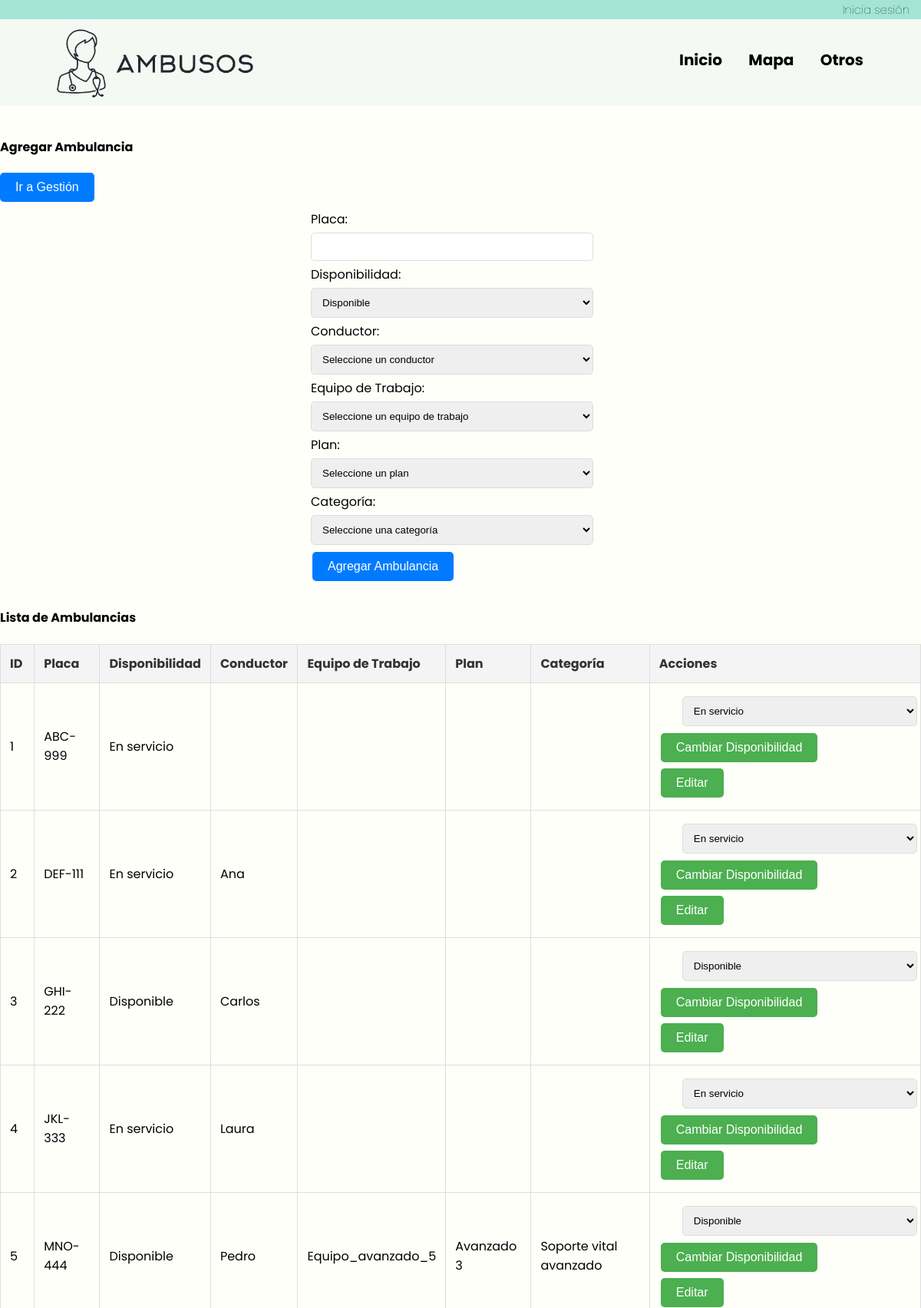
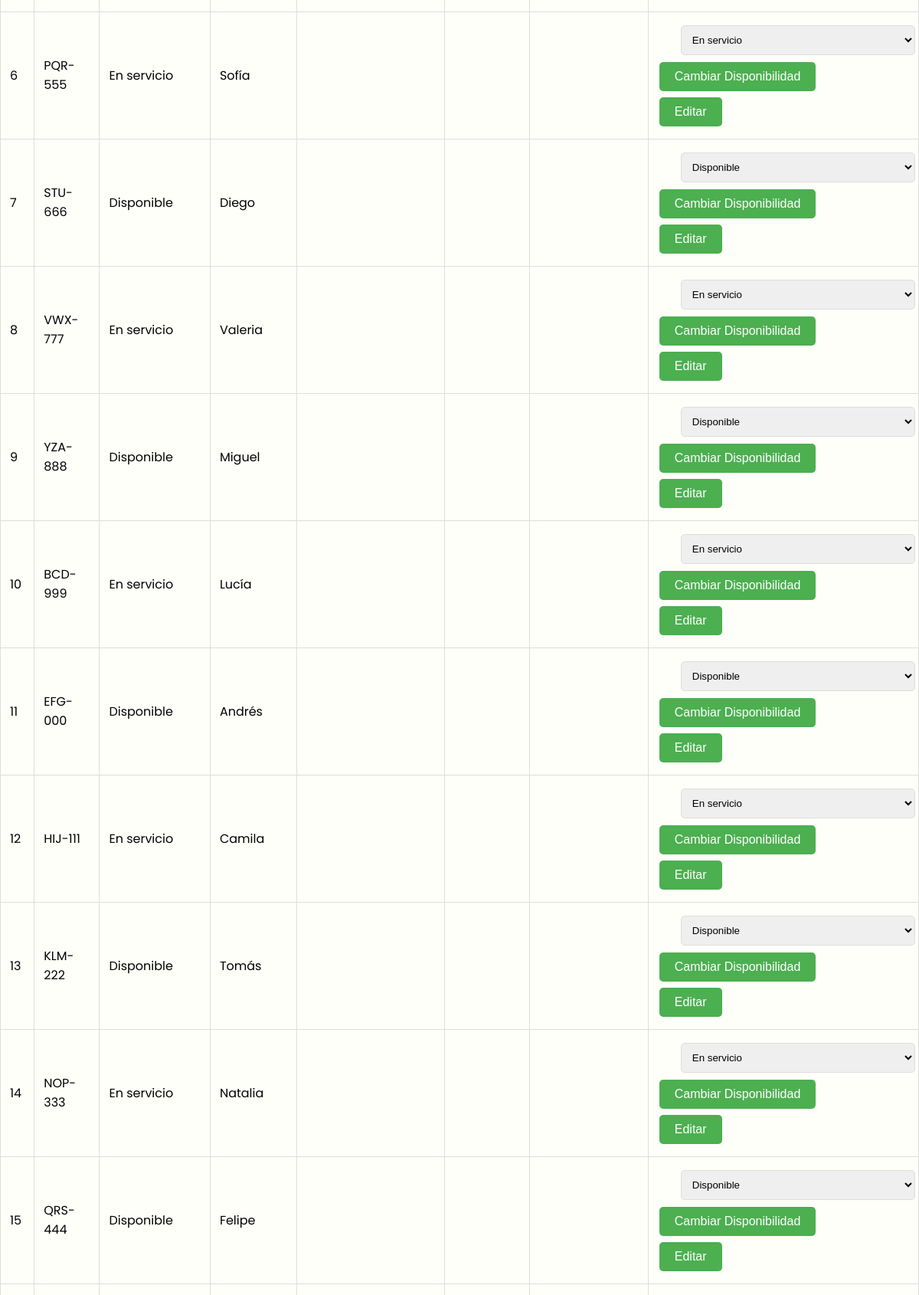
Screenshot of /ambusosV3/php/vista/ambulancia_vista.php (upper part) with the database file from the repository (2 pictures, top to bottom).
### tables this page shows
CREATE TABLE `ambulancias` (
  `id` int(11) NOT NULL,
  `placa` varchar(10) NOT NULL,
  `disponibilidad` enum('Disponible','En servicio','En mantenimiento') NOT NULL DEFAULT 'Disponible',
  `conductor_id` int(11) DEFAULT NULL,
  `equipo_trabajo` int(11) DEFAULT NULL,
  `plan` enum('Básico 1','Básico 2','Básico 3','Avanzado 1','Avanzado 2','Avanzado 3','Especializado 1','Especializado 2','Especializado 3') DEFAULT NULL,
  `categoria_ambu` int(11) DEFAULT NULL
);

CREATE TABLE `personal` (
  `id` int(11) NOT NULL,
  `nombre` varchar(100) NOT NULL,
  `apellido` varchar(100) NOT NULL,
  `numero_documento` varchar(20) NOT NULL,
  `id_rol` int(11) DEFAULT NULL,
  `equipo_trabajo` varchar(30) DEFAULT NULL,
  `estado` enum('Activo','Inactivo') DEFAULT 'Activo'
);

CREATE TABLE `equipo_trabajo` (
  `id_equipo` int(11) NOT NULL,
  `equipo_de_trabajo` varchar(30) DEFAULT NULL
);

CREATE TABLE `categorias_ambulancia` (
  `id_categoria` int(11) NOT NULL,
  `nombre_categoria` varchar(50) NOT NULL
);

### ambusosV3/php/modelo/ambulancia_modelo.php (called while the page is built, shortened)
<?php
class AmbulanciaModelo {
    private $conn;
    public function __construct($conn) {
        $this->conn = $conn;
    }
    public function obtenerAmbulancias() {
        $query = "SELECT a.id, a.placa, a.disponibilidad, a.conductor_id, a.equipo_trabajo, a.plan, a.categoria_ambu,
                         p.nombre AS conductor_nombre,
                         et.equipo_de_trabajo AS equipo_trabajo_nombre,
                         c.nombre_categoria AS categoria_nombre
                  FROM ambulancias a
                  LEFT JOIN personal p ON a.conductor_id = p.id
                  LEFT JOIN equipo_trabajo et ON a.equipo_trabajo = et.id_equipo
                  LEFT JOIN categorias_ambulancia c ON a.categoria_ambu = c.id_categoria";
        $stmt = $this->conn->prepare($query);
        $stmt->execute();
        return $stmt->get_result()->fetch_all(MYSQLI_ASSOC);
    }
}
?>

### ambusosV3/php/vista/ambulancia_vista.php (the view, shortened to what this page needs)
<?php
require_once '../modelo/ambulancia_modelo.php';
$conexion = new Conexion();
$conn = $conexion->getConexion();
$modelo = new AmbulanciaModelo($conn);
$ambulancias = $modelo->obtenerAmbulancias();
?>
<!DOCTYPE html>
<html lang="es">
<head>
    <link rel="stylesheet" href="../../css/tablas.css">
</head>
<body>
<header class="header">
        <div class="topheader">
            <nav>
                <a href="../../tipo_de_persona.html"><i class="fa-regular fa-user"></i> Inicia sesión</a>
            </nav>
        </div>
        <div class="wrapper">
            <div class="logo">
                <a href="../../index.html"> <img src="../../img/logo_2.png" width="300px" alt="Logo"></a>
            </div>
            <nav>
                <a href="../../index.html">Inicio</a>
                <a href="../../mapa_de_usuario.html">Mapa</a>
                <a href="../../apartados_ambu.html">Otros</a>
            </nav>
        </div>
    </header>
    <section class="container">
        <h4>Agregar Ambulancia</h4>
        <button type="button" class="btn-gestion" onclick="window.location.href='../../gestion.html'">Ir a Gestión</button>
        <form action="../controlador/ambulancia_controlador.php" method="POST">
            <label for="placa">Placa:</label>
            <input type="text" name="placa" id="placa" required>
            <label for="disponibilidad">Disponibilidad:</label>
            <select name="disponibilidad" id="disponibilidad" onchange="toggleConductorForm(this.value)">
                <option value="Disponible">Disponible</option>
            </select>
            <div id="conductor-container">
                <label for="conductor_id">Conductor:</label>
                <select name="conductor_id" id="conductor_id">
                    <option value="">Seleccione un conductor</option>
                </select>
            </div>
            <div id="equipo-container">
                <label for="equipo_trabajo">Equipo de Trabajo:</label>
                <select name="equipo_trabajo" id="equipo_trabajo">
                    <option value="">Seleccione un equipo de trabajo</option>
                </select>
            </div>
            <div id="plan-container">
                <label for="plan">Plan:</label>
                <select name="plan" id="plan" onchange="showPlanInfo(this.value)">
                    <option value="">Seleccione un plan</option>
                </select>
            </div>
            <label for="categoria_ambu">Categoría:</label>
            <select name="categoria_ambu" id="categoria_ambu">
                <option value="">Seleccione una categoría</option>
            </select>
            <button type="submit">Agregar Ambulancia</button>
        </form>
        <h4>Lista de Ambulancias</h4>
        <table class="table table-bordered">
            <thead>
                <tr>
                    <th>ID</th>
                    <th>Placa</th>
                    <th>Disponibilidad</th>
                    <th>Conductor</th>
                    <th>Equipo de Trabajo</th>
                    <th>Plan</th>
                    <th>Categoría</th>
                    <th>Acciones</th>
                </tr>
            </thead>
            <tbody>
                <?php foreach ($ambulancias as $ambulancia) : ?>
                    <tr>
                        <td><?= htmlspecialchars($ambulancia['id']) ?></td>
                        <td><?= htmlspecialchars($ambulancia['placa']) ?></td>
                        <td><?= htmlspecialchars($ambulancia['disponibilidad']) ?></td>
                        <td><?= htmlspecialchars($ambulancia['conductor_nombre']) ?></td>
                        <td><?= htmlspecialchars($ambulancia['equipo_trabajo_nombre']) ?></td>
                        <td><?= htmlspecialchars($ambulancia['plan']) ?></td>
                        <td><?= htmlspecialchars($ambulancia['categoria_nombre']) ?></td>
                        <td>
                            <form action="../controlador/ambulancia_controlador.php" method="POST" style="display:inline;">
                                <select name="disponibilidad" data-id="<?= htmlspecialchars($ambulancia['id']) ?>" onchange="toggleFields(this.value, <?= htmlspecialchars($ambulancia['id']) ?>)">
                                    <option value="Disponible" <?= $ambulancia['disponibilidad'] == 'Disponible' ? 'selected' : '' ?>>Disponible</option>
                                    <option value="En servicio" <?= $ambulancia['disponibilidad'] == 'En servicio' ? 'selected' : '' ?>>En servicio</option>
                                </select>
                                <button type="submit" name="accion" value="cambiarDisponibilidad">Cambiar Disponibilidad</button>
                            </form>
                            <button onclick="document.getElementById('editar-<?= htmlspecialchars($ambulancia['id']) ?>').style.display = 'block';">Editar</button>
                        </td>
                    </tr>
                <?php endforeach; ?>
            </tbody>
        </table>
    </section>
</body>
</html>

### ambusosV3/css/tablas.css (style rules this page uses)
* { box-sizing: border-box; }
body { margin: 0; padding: 0 0; background: #fffffa; font-family: 'Poppins', sans-serif; display: block; }
form { width: 450px; margin: auto; padding: 10px 30px; }
header { width:100%; overflow:hidden; background:#F4F9F3; margin-bottom:20px; z-index: 10000000000; }
.wrapper { width:90%; max-width:90%; margin:auto; overflow:hidden; }
header .logo { float:left; cursor:pointer; cursor: hand }
header nav { float:right; line-height: 100px; cursor:pointer; cursor: hand }
header nav a { display: inline-block; color: #000; text-decoration: none; padding: 8px 15px; line-height:normal; font-size: 20px; font-weight: bold; -webkit-transition:all 500ms ease ; -o-transition:all 500ms ease ; transition:all 500ms ease ; }
.topheader { width:100%; overflow:hidden; margin-bottom:5px; line-height: 25px; background:#A3E4D7; }
.topheader nav { float:right; line-height: 10px; cursor:pointer; cursor: hand }
.topheader nav a { display: inline-block; color: #000; text-decoration: none; padding: 1px 15px; line-height:normal; font-size: 15px; font-weight: lighter; }
body { display: flex; flex-direction: column; min-height: 100vh; }

### ambusosV3/php/vista/ambulancia_vista.php (style rules this page uses)
.table { width: 100%; border-collapse: collapse; margin: 20px 0; }
.table th, .table td { border: 1px solid #ddd; padding: 12px; text-align: left; }
.table th { background-color: #f4f4f4; color: #333; font-weight: bold; }
.table button { background-color: #4CAF50; border: none; color: white; padding: 10px 20px; text-align: center; text-decoration: none; display: inline-block; font-size: 16px; margin: 4px 2px; cursor: pointer; border-radius: 5px; transition: background-color 0.3s; }
form input[type="text"], form input[type="number"], form select { width: calc(100% - 22px); padding: 10px; margin: 5px 0; border: 1px solid #ddd; border-radius: 5px; }
form button { background-color: #007BFF; border: none; color: white; padding: 10px 20px; font-size: 16px; margin: 4px 2px; cursor: pointer; border-radius: 5px; transition: background-color 0.3s; }
.btn-gestion { background-color: #007bff; color: white; border: none; border-radius: 5px; padding: 10px 20px; font-size: 16px; cursor: pointer; transition: background-color 0.3s; }

### rows the page displays
ambulancias: id "1", placa "ABC-999", disponibilidad "En servicio"
ambulancias: id "2", placa "DEF-111", disponibilidad "En servicio", conductor.nombre "Ana"
ambulancias: id "3", placa "GHI-222", disponibilidad "Disponible", conductor.nombre "Carlos"
ambulancias: id "4", placa "JKL-333", disponibilidad "En servicio", conductor.nombre "Laura"
ambulancias: id "5", placa "MNO-444", disponibilidad "Disponible", conductor.nombre "Pedro", equipo_trabajo.equipo_de_trabajo "Equipo_avanzado_5", plan "Avanzado 3", categoria_ambu.nombre_categoria "Soporte vital avanzado"
ambulancias: id "6", placa "PQR-555", disponibilidad "En servicio", conductor.nombre "Sofía"
ambulancias: id "7", placa "STU-666", disponibilidad "Disponible", conductor.nombre "Diego"
ambulancias: id "8", placa "VWX-777", disponibilidad "En servicio", conductor.nombre "Valeria"
ambulancias: id "9", placa "YZA-888", disponibilidad "Disponible", conductor.nombre "Miguel"
ambulancias: id "10", placa "BCD-999", disponibilidad "En servicio", conductor.nombre "Lucía"
ambulancias: id "11", placa "EFG-000", disponibilidad "Disponible", conductor.nombre "Andrés"
ambulancias: id "12", placa "HIJ-111", disponibilidad "En servicio", conductor.nombre "Camila"
ambulancias: id "13", placa "KLM-222", disponibilidad "Disponible", conductor.nombre "Tomás"
ambulancias: id "14", placa "NOP-333", disponibilidad "En servicio", conductor.nombre "Natalia"
ambulancias: id "15", placa "QRS-444", disponibilidad "Disponible", conductor.nombre "Felipe"
